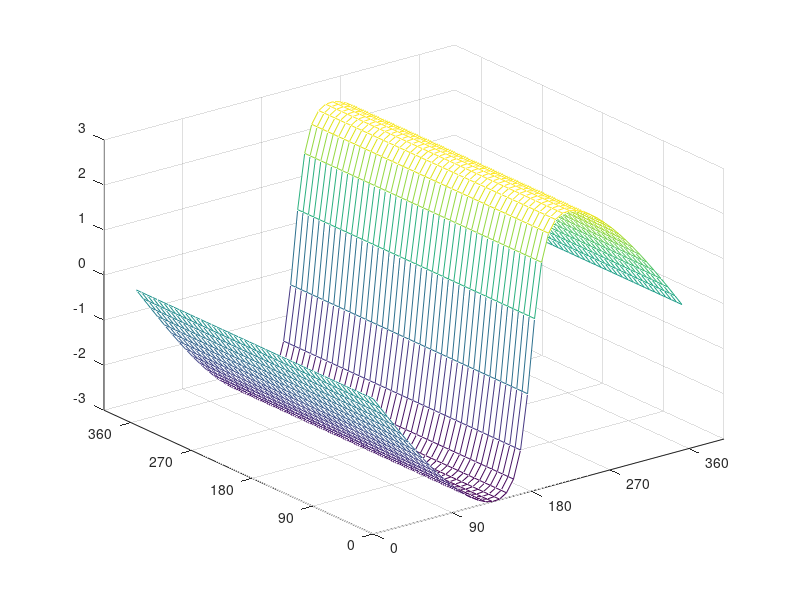

This chart was generated by the following MATLAB code: (Note: this script raises an error after producing the figure.)
clear
home
L1 = 4;
L2 = 3;
f = 1;

for i = 1:45
    q1(i) = (i-1)*8*pi/180;
    for j = 1:45
        q2(j) = (j-1)*8*pi/180;
        L = sqrt(L1^2 + L2^2 + 2*L1*L2*cos(q2(j)));
        if L==0
            beta = 0
        else
            beta = asin((L2/L)*sin(pi-q2(j)));
        end
        
        F = [-f*cos(beta + q1(i)); -f*sin(beta + q1(i))];
        J = [-L1*sin(q1(i)) - L2*sin(q1(i) - q2(j)), -L2*sin(q1(i) + q2(j)); ...
            L1*cos(q1(i)) + L2*cos(q1(i) + q2(j)), L2*cos(q1(i) + q2(j))];
        T = -J'*F;
        T1(i,j) = T(1);
        T2(i,j) = T(2);
    end
end

figure(1)
clf
mesh(q2*180/pi, q1*180/pi, T2)
set(gca, 'ytick', [0 90 180 270 360])
set(gca, 'xtick', [0 90 180 270 360])
shadin interp
colomap(gray)
axis tight
xlabel('Joint 2 Angle(deg)')
ylabel('Joint 1 Angle(deg)')
zlabel('Joint 2 Torque');
title('Joint Torques Necessary to Oppose Unit Force Pointed Towards Shoulder')